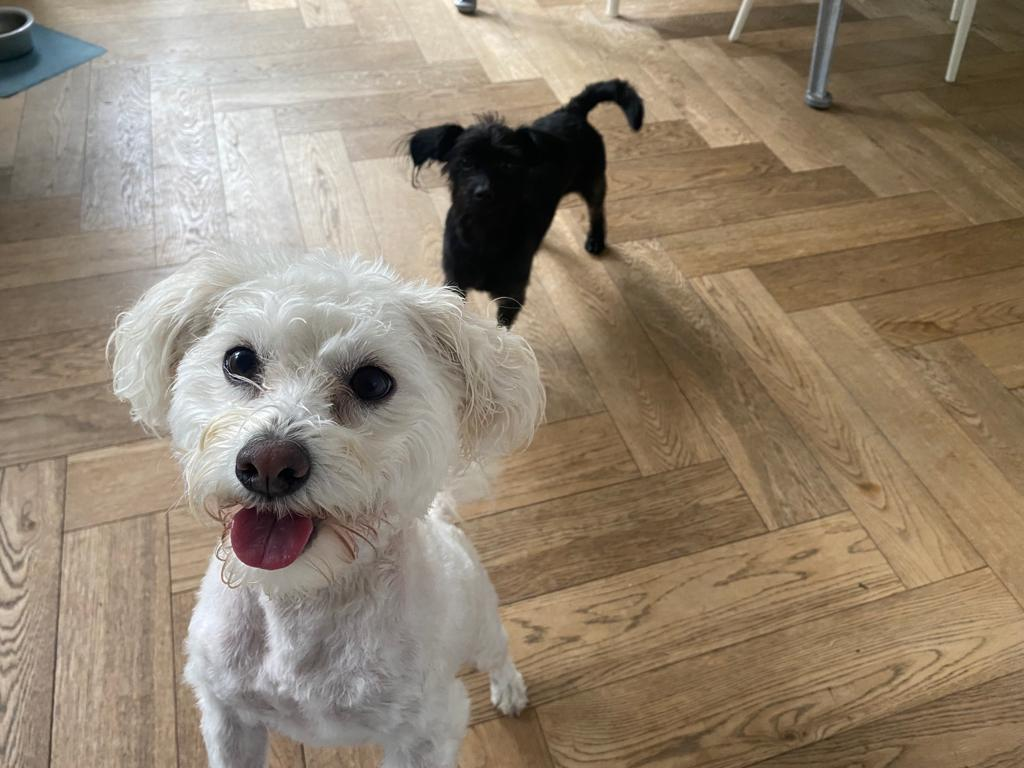
#> input picture images/image.jpg, 1024 x 768 px
$ python cartoon.py
#> lines starting #> are read from the running program, lines starting #| are printed output that depends on the picture; after the words box and inside, x2 and y2 are one past the last pixel; in counts of white or black regions, pixels touching at a corner belong together
#https://www.askpython.com/python/examples/images-into-cartoons

import cv2
import numpy as np
import matplotlib.pyplot as plt
import argparse
import os

# Create parser
parser = argparse.ArgumentParser(description="Example script with arguments")

# Default values
default_filename = "images/image.jpg"
_, default_output = os.path.split(parser.prog)
default_output = "images/_" + os.path.splitext(default_output)[0] + "_output.jpg"
default_show = "yes"

# Add arguments
parser.add_argument('-f', "--filename", type=str, default=default_filename,
                    help=f"Input image filename (default {default_filename})")
parser.add_argument('-o', "--output", nargs='?', const=default_output, default=None,
                    help=f"Output image filename (default {default_output}, if argument without value)")
# Add an argument that can be used with or without a value
parser.add_argument('-s', '--show', nargs='?', const=default_show, default=None,
                    choices=["yes", "no", "true", "false", "1", "0"],
                    help=f"Show image (default {default_show})")

# Parse arguments
args = parser.parse_args()

# Access the script name
print(f"Script name: {parser.prog}")
print(f"Filename: {args.filename}")
img = cv2.imread(args.filename)
#> img is the input picture: shape (768, 1024, 3); mean B, G, R 113.3, 132.2, 147.3
if img is None:
    print("Image not found")
    exit()

# Convert BGR to RGB
img = cv2.cvtColor(img,cv2.COLOR_BGR2RGB)

"""
plt.figure(figsize=(10,10))
plt.imshow(img)
plt.axis("off")
plt.title("Original Image")
plt.show()
"""

# Convert to grayscale and apply median blur
gray = cv2.cvtColor(img, cv2.COLOR_BGR2GRAY)
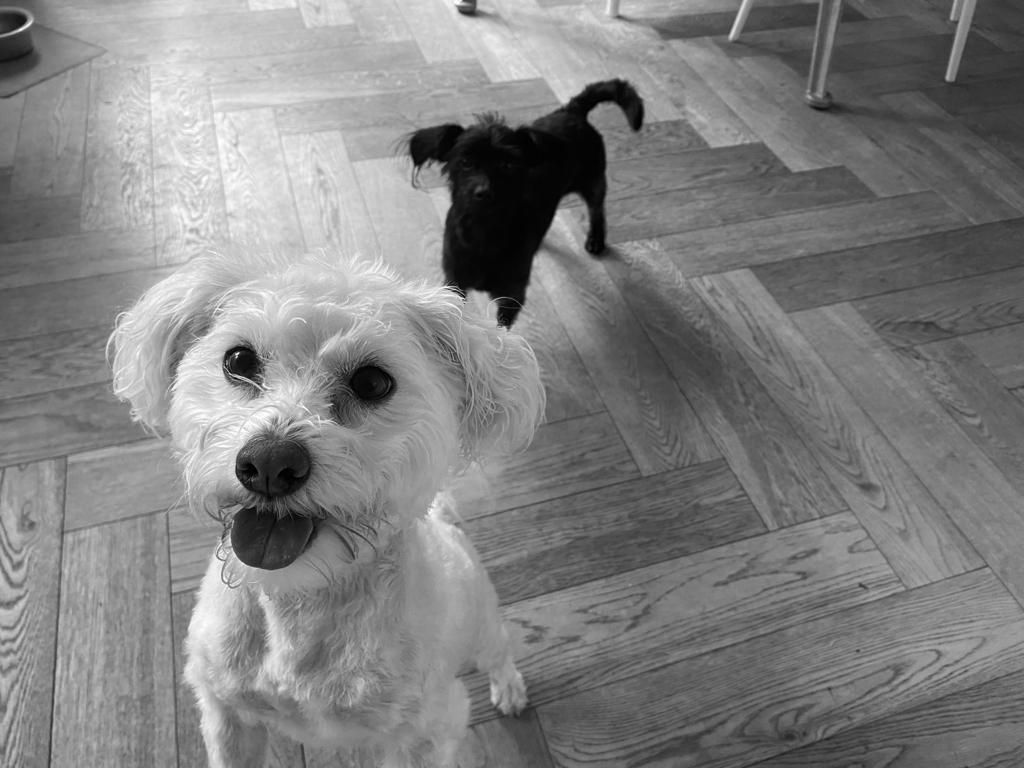
#> gray: shape (768, 1024); min 0, max 255, mean 128.2
gray = cv2.medianBlur(gray, 5)

"""
plt.figure(figsize=(10,10))
plt.imshow(gray,cmap="gray")
plt.axis("off")
plt.title("Grayscale Image")
plt.show()
"""

# Detect edges using adaptive thresholding
edges = cv2.adaptiveThreshold(gray, 255, cv2.ADAPTIVE_THRESH_MEAN_C, cv2.THRESH_BINARY, 9, 9)
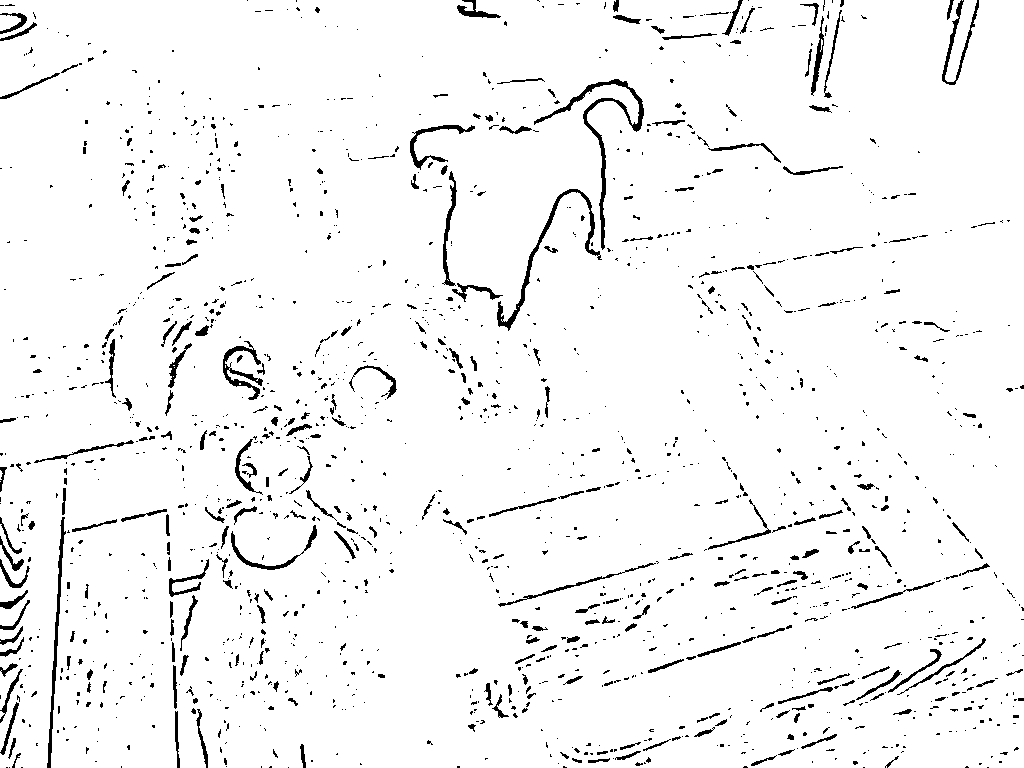
#> edges: shape (768, 1024); 95.8% white; 1673 black regions (1356 under 20 px), largest, box (x1, y1, x2, y2) and area: (534, 79, 644, 250) 1445, (497, 189, 602, 331) 1100, (47, 517, 66, 768) 824

"""
plt.figure(figsize=(10,10))
plt.imshow(edges,cmap="gray")
plt.axis("off")
plt.title("Edged Image")
plt.show()
"""

# Apply bilateral filter to smooth the colors
color = cv2.bilateralFilter(img, 9, 250, 250)
cartoon = cv2.bitwise_and(color, color, mask=edges)
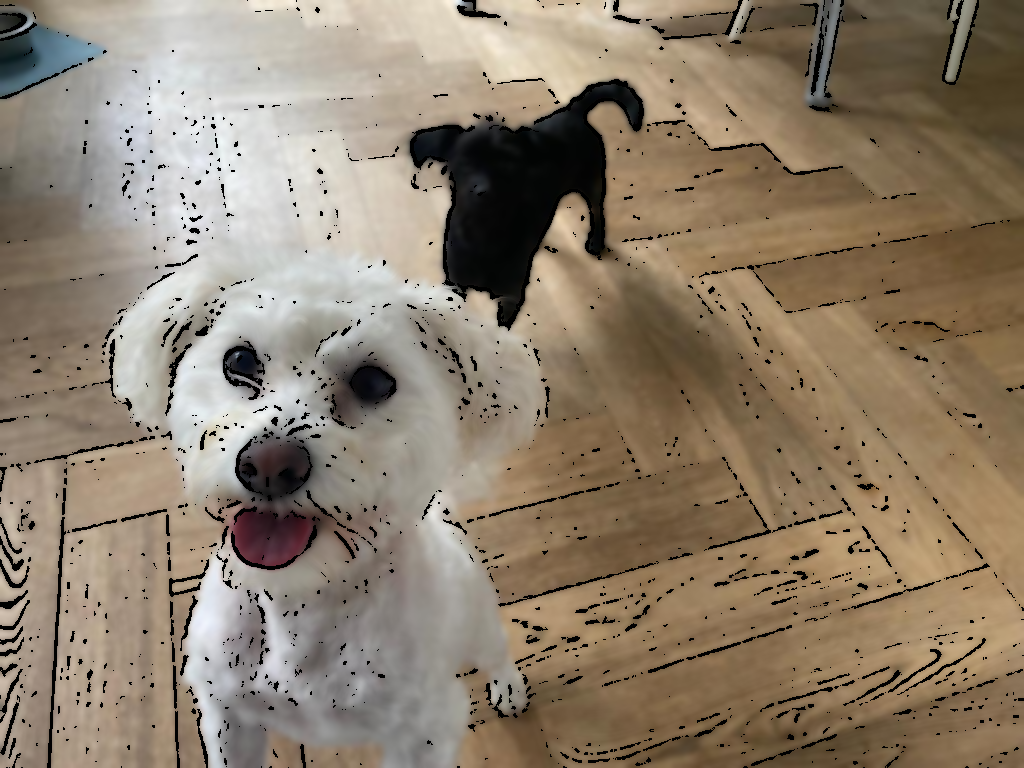
#> cartoon: shape (768, 1024, 3); mean R, G, B 142.2, 127.6, 109.4
plt.figure(figsize=(10,10))
plt.imshow(cartoon,cmap="gray")
plt.axis("off")
plt.title("Cartoon Image")
#plt.show()

# Save output if output filename is provided
# https://matplotlib.org/stable/api/_as_gen/matplotlib.pyplot.imsave.html
if not args.output is None:
    plt.imsave(args.output, cartoon,cmap="gray")
    print(f"Output file saved: {args.output}")

# Show image if show argument is provided
show = default_show
if args.show is None:
    print("Show argument not provided.")
elif args.show == default_show:
    print("Show argument provided without a value. Using default:", args.show)
else:
    print("Show argument provided with value:", args.show)
    show = args.show

if show.lower() in ['true', '1', 'yes']:
    print("Show image:", show)
    plt.show()

$ run again, with images/_cartoon3_test.jpg copied over images/image.jpg
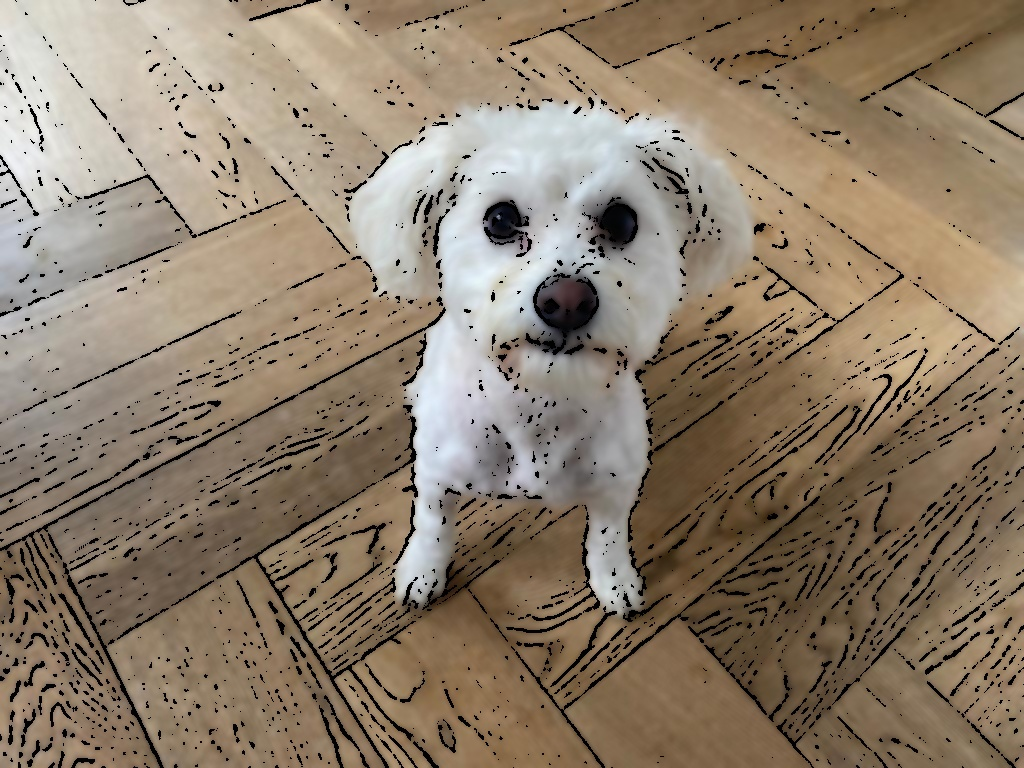
#> input picture images/_cartoon3_test.jpg, 1024 x 768 px
#> img is the input picture: shape (768, 1024, 3); mean B, G, R 108, 126.6, 142.3
#> `edges = cv2.adaptiveThreshold(gray, 255, cv2.ADAPTIVE_THRESH_MEAN_C, c..`:
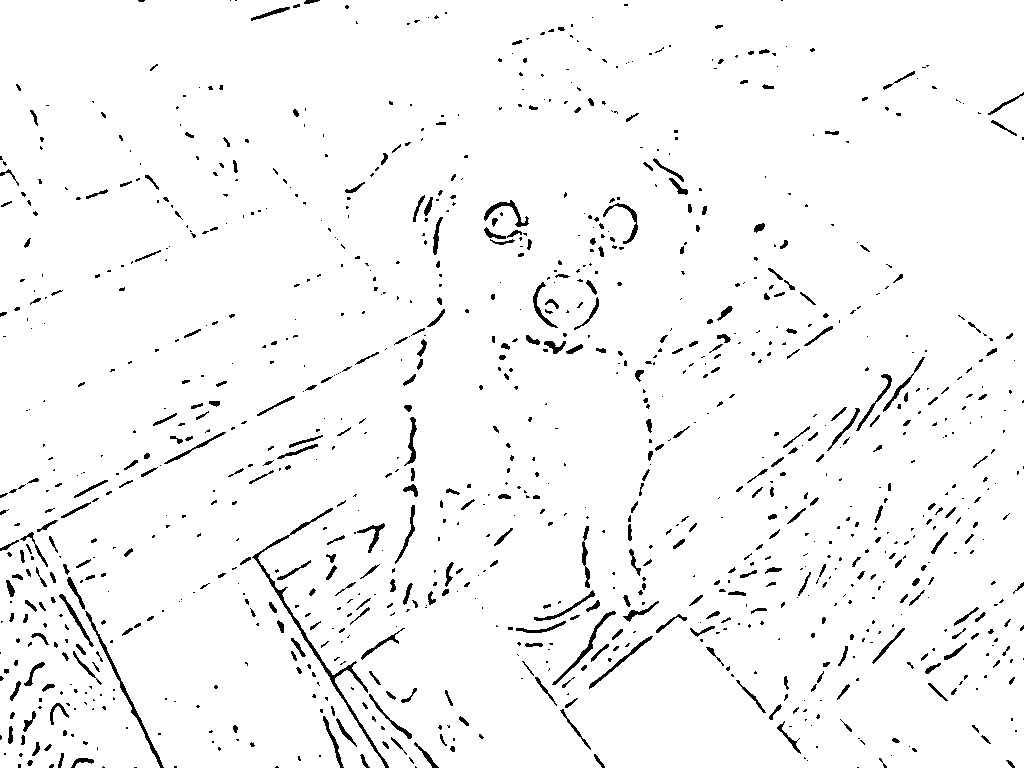
#> edges: shape (768, 1024); 96.5% white; black in thin lines or dots
#> `color = cv2.bilateralFilter(img, 9, 250, 250)`:
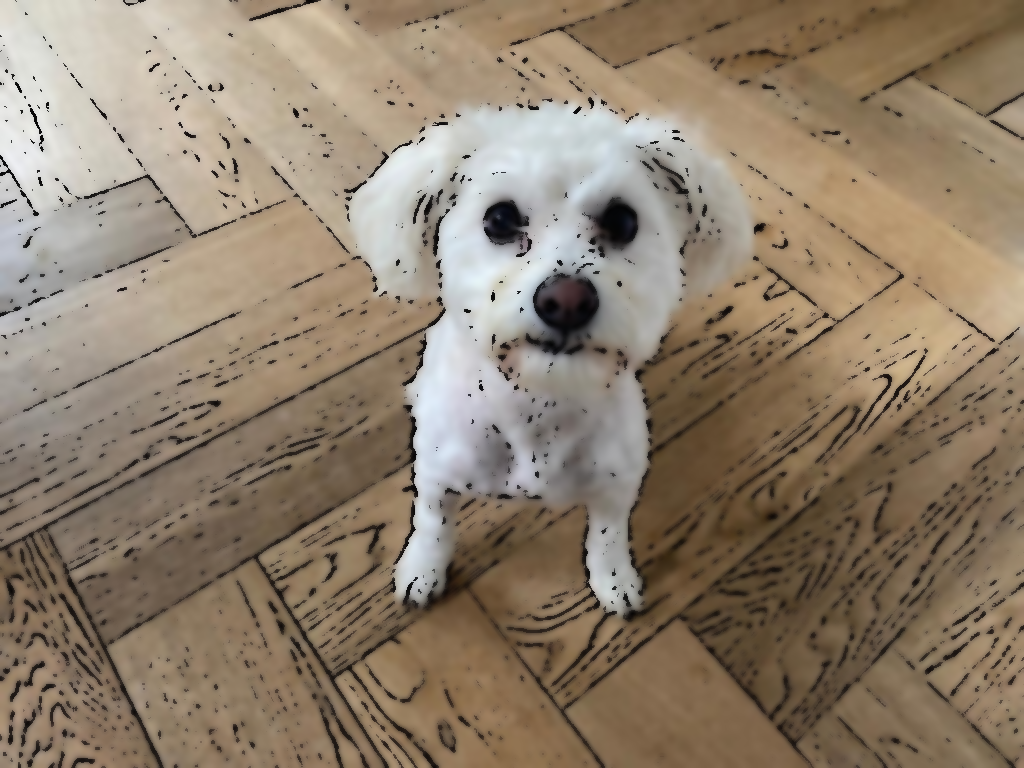
#> color: shape (768, 1024, 3); mean R, G, B 143.3, 127.6, 108.8
